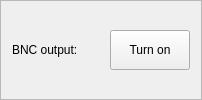
        <widget class="QFrame" name="BNC_output_frame">
         <property name="sizePolicy">
          <sizepolicy hsizetype="Minimum" vsizetype="Minimum">
           <horstretch>0</horstretch>
           <verstretch>0</verstretch>
          </sizepolicy>
         </property>
         <property name="frameShape">
          <enum>QFrame::StyledPanel</enum>
         </property>
         <property name="frameShadow">
          <enum>QFrame::Raised</enum>
         </property>
         <layout class="QHBoxLayout" name="horizontalLayout_15">
          <item alignment="Qt::AlignHCenter">
           <widget class="QLabel" name="label_18">
            <property name="maximumSize">
             <size>
              <width>150</width>
              <height>16777215</height>
             </size>
            </property>
            <property name="text">
             <string>BNC output:</string>
            </property>
           </widget>
          </item>
          <item>
           <widget class="QLabel" name="output_BNC_status">
            <property name="enabled">
             <bool>true</bool>
            </property>
            <property name="minimumSize">
             <size>
              <width>20</width>
              <height>20</height>
             </size>
            </property>
            <property name="maximumSize">
             <size>
              <width>20</width>
              <height>20</height>
             </size>
            </property>
            <property name="text">
             <string/>
            </property>
            <property name="pixmap">
             <pixmap>:/icons/led-red-on.png</pixmap>
            </property>
            <property name="scaledContents">
             <bool>true</bool>
            </property>
           </widget>
          </item>
          <item>
           <widget class="QPushButton" name="output_BNC_button">
            <property name="minimumSize">
             <size>
              <width>0</width>
              <height>40</height>
             </size>
            </property>
            <property name="focusPolicy">
             <enum>Qt::NoFocus</enum>
            </property>
            <property name="text">
             <string>Turn on</string>
            </property>
           </widget>
          </item>
         </layout>
        </widget>
